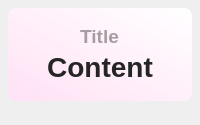
<?xml version="1.0" encoding="UTF-8"?>
<ui version="4.0">
 <class>Theme</class>
 <widget class="QWidget" name="Form">
  <property name="geometry">
   <rect>
    <x>0</x>
    <y>0</y>
    <width>200</width>
    <height>125</height>
   </rect>
  </property>
  <property name="minimumSize">
   <size>
    <width>0</width>
    <height>0</height>
   </size>
  </property>
  <property name="maximumSize">
   <size>
    <width>16777215</width>
    <height>65536</height>
   </size>
  </property>
  <property name="windowTitle">
   <string>基本组件</string>
  </property>
  <layout class="QHBoxLayout" name="horizontalLayout">
   <property name="spacing">
    <number>22</number>
   </property>
   <property name="leftMargin">
    <number>8</number>
   </property>
   <property name="topMargin">
    <number>8</number>
   </property>
   <property name="rightMargin">
    <number>8</number>
   </property>
   <property name="bottomMargin">
    <number>24</number>
   </property>
   <item>
    <widget class="QFrame" name="backgnd">
     <property name="styleSheet">
      <string notr="true">background-color: qlineargradient(spread:pad, x1:0, y1:1, x2:1, y2:0, stop:0 rgba(255, 225, 245, 255), stop:1 rgba(255, 255, 255, 255));
border-radius: 8px</string>
     </property>
     <property name="frameShape">
      <enum>QFrame::StyledPanel</enum>
     </property>
     <property name="frameShadow">
      <enum>QFrame::Raised</enum>
     </property>
     <layout class="QVBoxLayout" name="verticalLayout">
      <property name="spacing">
       <number>0</number>
      </property>
      <property name="topMargin">
       <number>14</number>
      </property>
      <property name="bottomMargin">
       <number>14</number>
      </property>
      <item>
       <layout class="QHBoxLayout" name="titleLayout">
        <item>
         <widget class="QLabel" name="title">
          <property name="sizePolicy">
           <sizepolicy hsizetype="Maximum" vsizetype="Maximum">
            <horstretch>0</horstretch>
            <verstretch>0</verstretch>
           </sizepolicy>
          </property>
          <property name="font">
           <font>
            <family>Microsoft YaHei UI</family>
            <pointsize>14</pointsize>
            <weight>75</weight>
            <bold>true</bold>
           </font>
          </property>
          <property name="styleSheet">
           <string notr="true">color: rgba(0, 0, 0, 90);
background-color: rgba(255, 255, 255, 0);
font-weight: bold;</string>
          </property>
          <property name="text">
           <string>Title</string>
          </property>
          <property name="textFormat">
           <enum>Qt::PlainText</enum>
          </property>
          <property name="alignment">
           <set>Qt::AlignCenter</set>
          </property>
         </widget>
        </item>
       </layout>
      </item>
      <item>
       <layout class="QHBoxLayout" name="contentLayout">
        <item>
         <widget class="QLabel" name="content">
          <property name="sizePolicy">
           <sizepolicy hsizetype="Maximum" vsizetype="Maximum">
            <horstretch>0</horstretch>
            <verstretch>0</verstretch>
           </sizepolicy>
          </property>
          <property name="font">
           <font>
            <family>Microsoft YaHei UI</family>
            <pointsize>21</pointsize>
            <weight>75</weight>
            <bold>true</bold>
           </font>
          </property>
          <property name="styleSheet">
           <string notr="true">border: none;
color: rgba(37, 37, 37, 255);
font-weight: bold;
background-color: rgba(255, 255, 255, 0);</string>
          </property>
          <property name="text">
           <string>Content</string>
          </property>
          <property name="textFormat">
           <enum>Qt::PlainText</enum>
          </property>
          <property name="alignment">
           <set>Qt::AlignCenter</set>
          </property>
         </widget>
        </item>
       </layout>
      </item>
     </layout>
    </widget>
   </item>
  </layout>
 </widget>
 <resources/>
 <connections/>
</ui>
